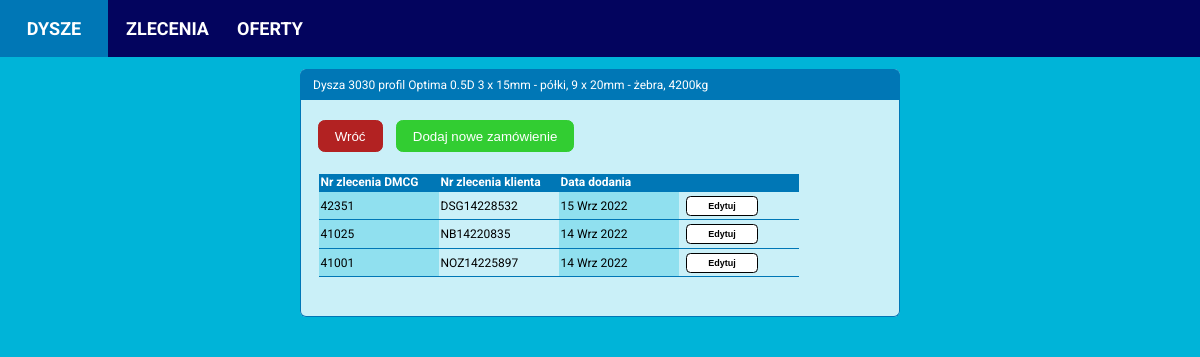
The app's page /nozzle/1/orders, older data.
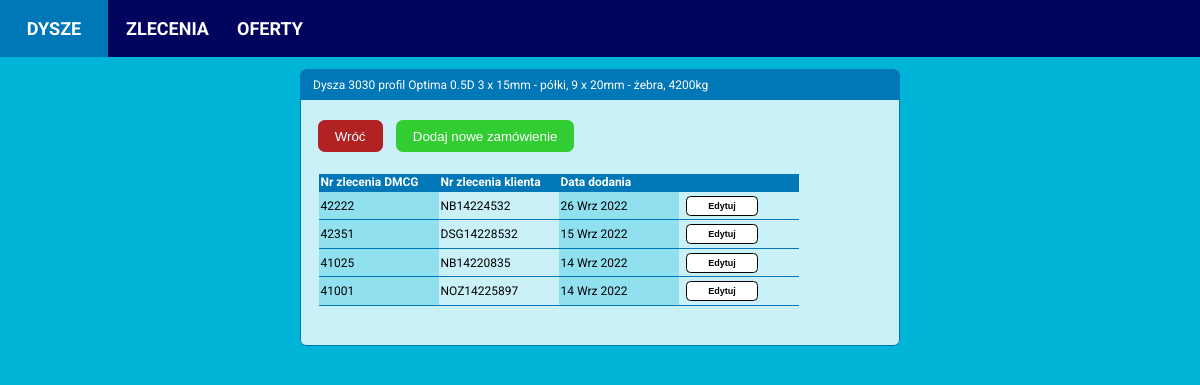
The same page, newer data.
### calculator/models.py (models this page shows, shortened)
class Order(models.Model):
    nozzle = models.ForeignKey(Nozzle, on_delete=models.CASCADE)
    date_created = models.DateTimeField(auto_now_add=True)
    order_dmcg_number = models.CharField(max_length=32, blank=False, null=False)
    order_client_number = models.CharField(max_length=32, blank=False, null=False)

### calculator/views.py (the view)
# urls.py: path('nozzle/<int:nozzle_id>/orders', nozzle_orders_view, name='nozzle_orders'),
def nozzle_orders_view(request, nozzle_id):
    nozzle = Nozzle.objects.get(id=nozzle_id)
    orders = nozzle.order_set.order_by('-date_created')
    ratio = round((nozzle.profile_height / nozzle.diameter), 1)
    context = {'nozzle': nozzle,
               'orders': orders,
               'ratio': ratio,
               }
    template = 'calculator/nozzle-orders.html'
    return render(request, template, context)

### calculator/templates/calculator/nozzle-orders.html
{% extends 'calculator/base.html' %}
{% block content %}
<div class="content-main">
  <div class="item-box">
    <div class="item-header-box">
      <p>Dysza {{ nozzle.diameter }}
       profil {{ nozzle.profile }}
      {{ ratio }}D {{ type_name }}
      {{ nozzle.segments_quantity}} x {{ nozzle.segments_thickness}}mm - półki,
      {{ nozzle.ribs_quantity}} x {{ nozzle.ribs_thickness}}mm - żebra,
      {{ nozzle.theoretical_weight }}kg</p>
    </div>
    <div class="item-details">
      <div class="button-box">
        <a href="{% url 'calculator:nozzle_details' nozzle.id %}"><button class="cancel-btn">Wróć</button></a>
        <a href="{% url 'calculator:add_nozzle_order' nozzle.id %}"><button class="add-btn">Dodaj nowe zamówienie</button></a>
      </div>
      <div class="item-details-table">
        <table>
          <thead>
            <tr>
              <th>Nr zlecenia DMCG</th>
              <th>Nr zlecenia klienta</th>
              <th>Data dodania</th>
              <th></th>
            </tr>
          </thead>
          {% for order in orders %}
          <tr>
            <td>{{ order.order_dmcg_number }}</td>
            <td>{{ order.order_client_number }}</td>
            {% load i18n %}
            {% language 'pl' %}
            <td>{{ order.date_created|date:"d M Y" }}</td>
            {% endlanguage %}
            <td><a href="{% url 'calculator:edit_nozzle_order' nozzle_id=nozzle.id order_id=order.id %}"><button class="show-btn">Edytuj</button><a/></td>
          </tr>
          {% endfor %}
        </table>
      </div>
    </div>
  </div>
</div>
{% endblock content %}

Row changes from the older to the newer data that the page shows:
added Order: order_dmcg_number "42222", order_client_number "NB14224532", date_created "26 Wrz 2022"
